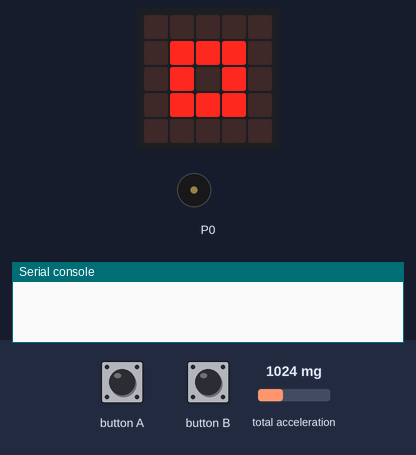
Bench run of a program on a simulated BBC micro:bit (MakeCode). Shown: the board's 5×5 LED display, buzzer (waves = sounding), the last lines printed to the serial console. Inputs (shaded band) come from the test bench; at power-on: total acceleration 1024 mg. No radio messages arrive unless stated (any console line starting 'radio sent:' is added by the test bench); the 48×5 strip is a reading aid, not a part: it shows the text the display is scrolling, unrolled, one strip-width of it at a time.

Above: at 9.9 s.
10.0 s: button A pressed for 0.15 s
At 11.0 s:
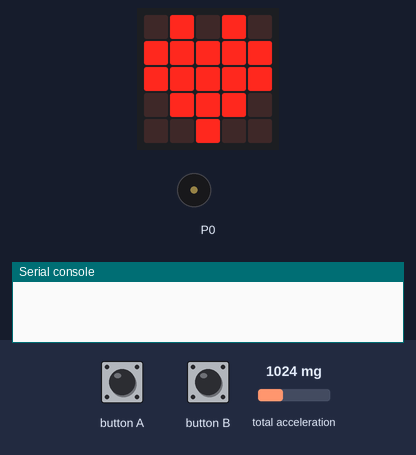
13.1 s: button B pressed for 0.15 s
At 15.6 s:
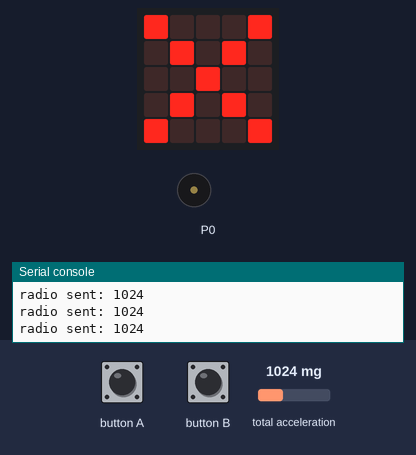
16.2 s: button A pressed for 0.15 s
At 20.3 s:
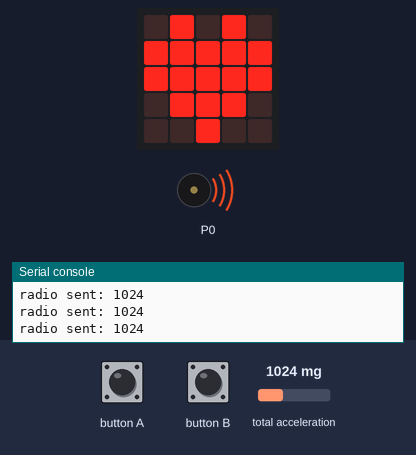
Timing chart, 0 to 22.1 s (numbered marks = the images above; inputs shaded):
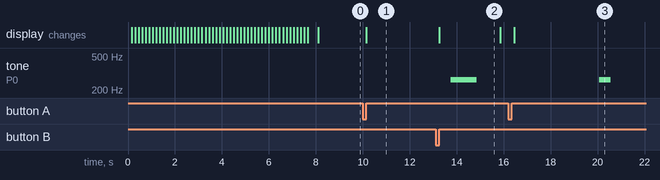

Measured:
- after the input at 10.0 s, the display: changes after 0.15 s (image 1)
- after the input at 13.1 s, the display: changes after 0.15 s (image 2)
- after the input at 16.2 s, the display: changes after 0.26 s (image 3)
- what the display in image 2 shows lasts 2.6 s, from 13.3 s to 15.9 s

The program:

main.ts
```typescript
input.onButtonPressed(Button.A, function () {
    basic.showIcon(IconNames.Heart)
    basic.pause(3000)
    music.play(music.tonePlayable(262, music.beat(BeatFraction.Whole)), music.PlaybackMode.UntilDone)
    mode = 1
    radio.sendString("Start")
    st_time = input.runningTime()
})
function end_sub () {
    mode = 0
    basic.showIcon(IconNames.No)
    music.play(music.tonePlayable(262, music.beat(BeatFraction.Double)), music.PlaybackMode.UntilDone)
    radio.sendString("End")
    basic.pause(1000)
    basic.showIcon(IconNames.SmallSquare)
}
input.onButtonPressed(Button.B, function () {
    end_sub()
})
let st_time = 0
let mode = 0
radio.setGroup(1)
input.setAccelerometerRange(AcceleratorRange.OneG)
basic.showString("Start->A")
mode = 0
basic.showIcon(IconNames.SmallSquare)
basic.forever(function () {
    if (mode == 1) {
        if (input.runningTime() - st_time <= 10000) {
            radio.sendNumber(input.acceleration(Dimension.Strength))
        } else {
            end_sub()
        }
    }
})
```

test.ts
```typescript
// テストはここに来ます。このパッケージが拡張機能として使用されるときにはコンパイルされません。
```
